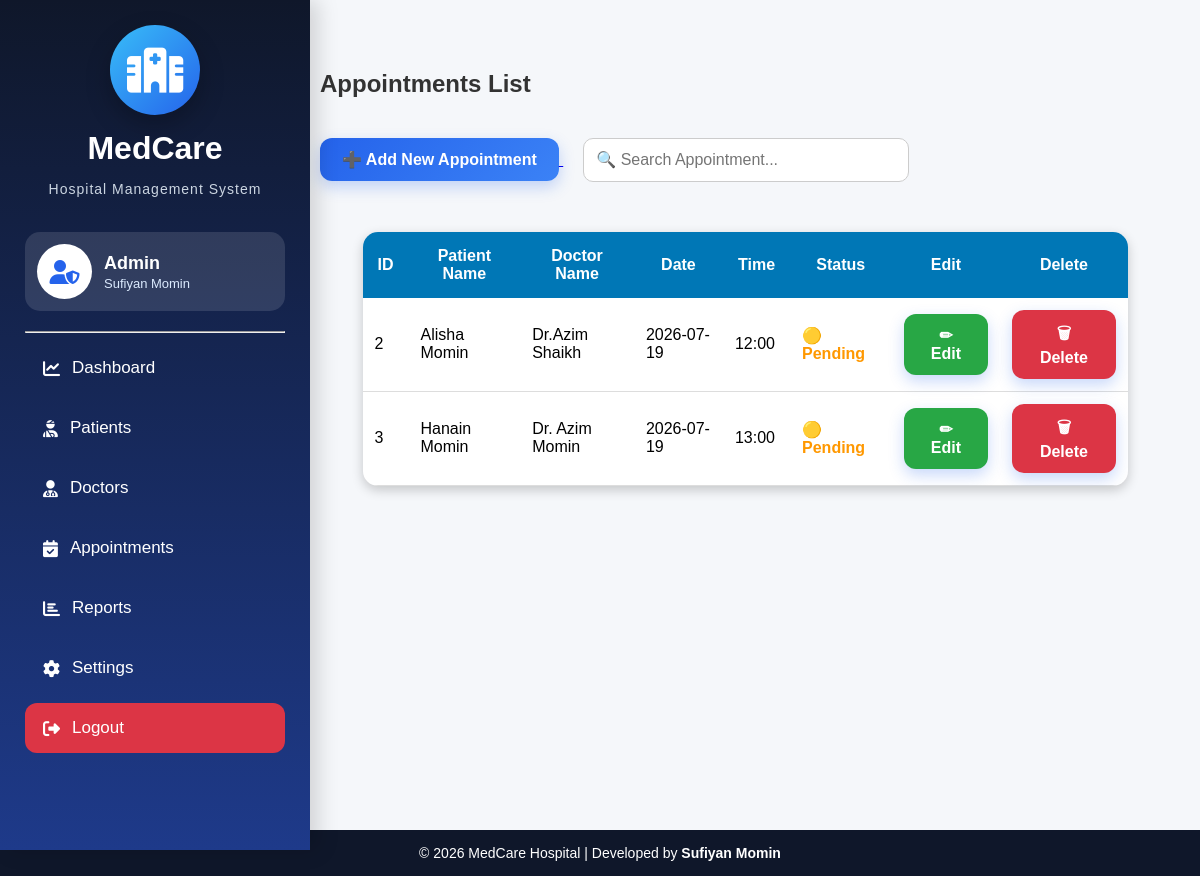
The app's page /appointments with its own data.
### tables this page shows
CREATE TABLE appointments(
            id INTEGER PRIMARY KEY AUTOINCREMENT,
            patient_name TEXT,
            doctor_name TEXT,
            date TEXT,
            time TEXT
        , status TEXT DEFAULT 'Pending');

### app.py (the view)
@app.route("/appointments")
def appointments():
    conn=sqlite3.connect("database.db")
    cursor=conn.cursor()
    cursor.execute("SELECT * FROM appointments")
    appointments=cursor.fetchall()
    print("Appointments =",appointments)
    conn.close()
    return render_template("appointments.html",appointments=appointments)

### templates/appointments.html (shortened to what this page needs)
{% extends "base.html" %}
{% block content %}
<h2>Appointments List</h2>
<a href="/add_appointment">
    <button>➕ Add New Appointment</button>
</a>
<input type="text" id="appointmentSearch" class="search-box" placeholder="🔍 Search Appointment...">
<table class="patient-table" id="appointmentTable">
    <tr>
        <th>ID</th>
        <th>Patient Name</th>
        <th>Doctor Name</th>
        <th>Date</th>
        <th>Time</th>
        <th>Status</th>
        <th>Edit</th>
        <th>Delete</th>
    </tr>
    {% for appointment in appointments %}
    <tr>
        <td>{{ appointment[0] }}</td>
        <td>{{ appointment[1] }}</td>
        <td>{{ appointment[2] }}</td>
        <td>{{ appointment[3] }}</td>
        <td>{{ appointment[4] }}</td>
        <td>
            {% if appointment[5] == "Pending" %}
            <span class="pending">🟡 Pending</span>
            {% elif appointment[5] == "Completed" %}
            <span class="completed">🟢 Completed</span>
            {% elif appointment[5] == "Cancelled" %}
            <span class="cancelled">🔴 Cancelled</span>
            {% endif %}
        </td>
        <td>
            <a href="/edit_appointment/{{ appointment[0] }}">
                <button class="edit-btn">✏ Edit</button>
            </a>
        </td>
        <td>
            <a href="/delete_appointment/{{ appointment[0] }}"
               onclick="return confirm('Are you sure you want to delete this appointment?')">
                <button class="delete-btn">🗑 Delete</button>
            </a>
        </td>
    </tr>
    {% endfor %}
</table>
{% endblock %}

### static/css/style.css (style rules this page uses)
body { margin: 0; padding: 0; font-family: Arial,sans-serif; background:#f5f7fa }
h2 { margin-top: 40px; color: #333; }
button { background:linear-gradient(135deg,#2563eb,#3b82f6); color:white; padding:12px 22px; border:none; border-radius:12px; font-size:16px; font-weight:600; cursor:pointer; transition:0.3s ease; box-shadow:0 6px 15px rgba(37,99,235,.25); }
.patient-table { width:90%; margin:30px auto; border-collapse:collapse; background:white; box-shadow:0 4px 12px rgba(0,0,0,0.2); }
.patient-table th { background:#0077b6; color:white; padding:15px; }
.patient-table td { padding:12px; border-bottom:1px solid #ddd; }
.edit-btn { background:#28a745; }
.delete-btn { background:#dc3545; }
.patient-table { border-radius:15px; overflow:hidden; }
.patient-table td { font-size: 16px; }
.search-box { width:300px; padding:12px; border:1px solid #ccc; border-radius:10px; margin:20px; font-size:16px; }
button { transition:0.3s; }
.pending { color:#ff9800; font-weight:bold; }

### records on screen
appointments: id "2", patient_name "Alisha Momin", doctor_name "Dr.Azim Shaikh", date "2026-07-19", time "12:00", status "🟡 Pending"
appointments: id "3", patient_name "Hanain Momin", doctor_name "Dr. Azim Momin", date "2026-07-19", time "13:00", status "🟡 Pending"
